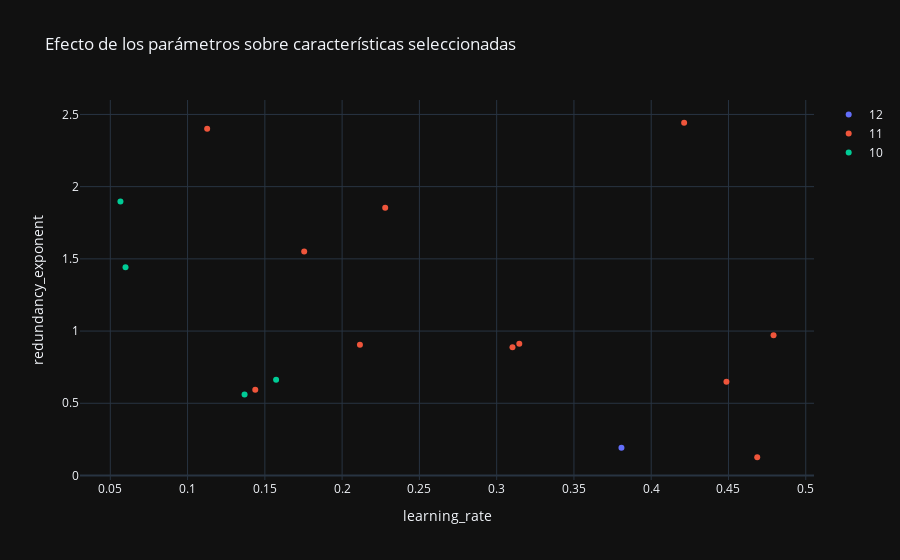

The notebook cell saved with this chart:
### Code cell
plot_param_vals(
    df, "user_attrs_selection_count", "características seleccionadas"
)

### Figure 1 — Plotly figure (JSON) as saved in the notebook; plotly's stock layout.template omitted (floating-point values rounded to 4 significant figures)
{"data": [{"hovertemplate": "=12<br>learning_rate=%{x}<br>redundancy_exponent=%{y}<extra></extra>", "legendgroup": "12", "marker": {"color": "#636efa", "symbol": "circle"}, "mode": "markers", "name": "12", "orientation": "v", "showlegend": true, "x": [0.3807], "xaxis": "x", "y": [0.1928], "yaxis": "y", "type": "scatter"}, {"hovertemplate": "=11<br>learning_rate=%{x}<br>redundancy_exponent=%{y}<extra></extra>", "legendgroup": "11", "marker": {"color": "#EF553B", "symbol": "circle"}, "mode": "markers", "name": "11", "orientation": "v", "showlegend": true, "x": [0.1754, 0.4487, 0.2279, 0.1127, 0.2115, 0.4213, 0.4792, 0.1438, 0.4686, 0.3146, 0.3102], "xaxis": "x", "y": [1.55, 0.6496, 1.854, 2.401, 0.906, 2.442, 0.9718, 0.5929, 0.1263, 0.9115, 0.8873], "yaxis": "y", "type": "scatter"}, {"hovertemplate": "=10<br>learning_rate=%{x}<br>redundancy_exponent=%{y}<extra></extra>", "legendgroup": "10", "marker": {"color": "#00cc96", "symbol": "circle"}, "mode": "markers", "name": "10", "orientation": "v", "showlegend": true, "x": [0.05986, 0.1369, 0.05657, 0.1573], "xaxis": "x", "y": [1.442, 0.5615, 1.896, 0.6632], "yaxis": "y", "type": "scatter"}], "layout": {"xaxis": {"anchor": "y", "domain": [0.0, 1.0], "title": {"text": "learning_rate"}}, "yaxis": {"anchor": "x", "domain": [0.0, 1.0], "title": {"text": "redundancy_exponent"}}, "legend": {"title": {"text": ""}, "tracegroupgap": 0}, "title": {"text": "Efecto de los parámetros sobre características seleccionadas"}}}
